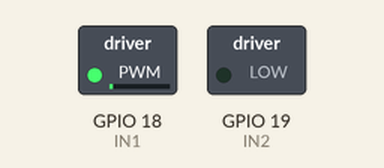
Simulated run of this sketch. Board: ESP32. On the bench: switched loads named in the sketch (green lamp = pin HIGH).

Above: at 0.15 s.
At 2.6 s:
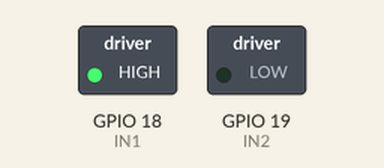
At 21.7 s:
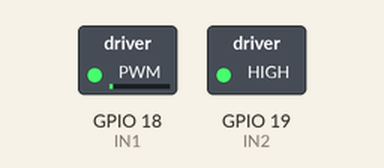
At 35.8 s:
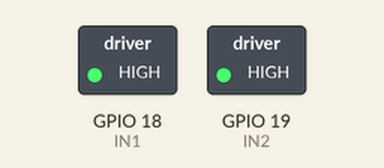
Timing chart, 0 to 37.3 s (numbered marks = the images above):
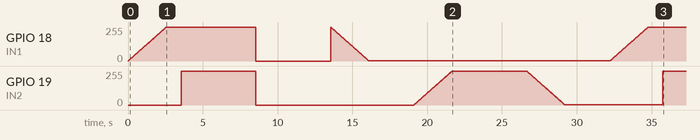

The sketch:

L298Nmini-with-esp32.ino
```cpp
#include <Arduino.h>

const int IN1=18, IN2=19;
const int FREQ=5000, RES=8;

void setup() {
  Serial.begin(115200);
  ledcAttach(IN1, FREQ, RES);
  ledcAttach(IN2, FREQ, RES);
}

void loop() {
  int i;
  for(i=0; i<255; i++) { //gira in senso orario
    ledcWrite(IN1, i);
    delay(10);
  }


  ledcWrite(IN1, 255);
  delay(1000);
  ledcWrite(IN2, 255); //FRENA IL MOTORE immediatamente
  delay(5000);

  ledcWrite(IN2, 0);
  ledcWrite(IN1, 0);

  delay(5000);

  for(i=255; i>0; i--) {
    ledcWrite(IN1, i);
    delay(10);
  }

  delay(3000);

  for(i=0; i<255; i++) { //gira in senso antiorario
    ledcWrite(IN2, i);
    delay(10);
  }
  ledcWrite(IN2, 255);
  delay(5000);
  for(i=255; i>0; i--) {
    ledcWrite(IN2, i);
    delay(10);
  }

  delay(3000);
}
```
